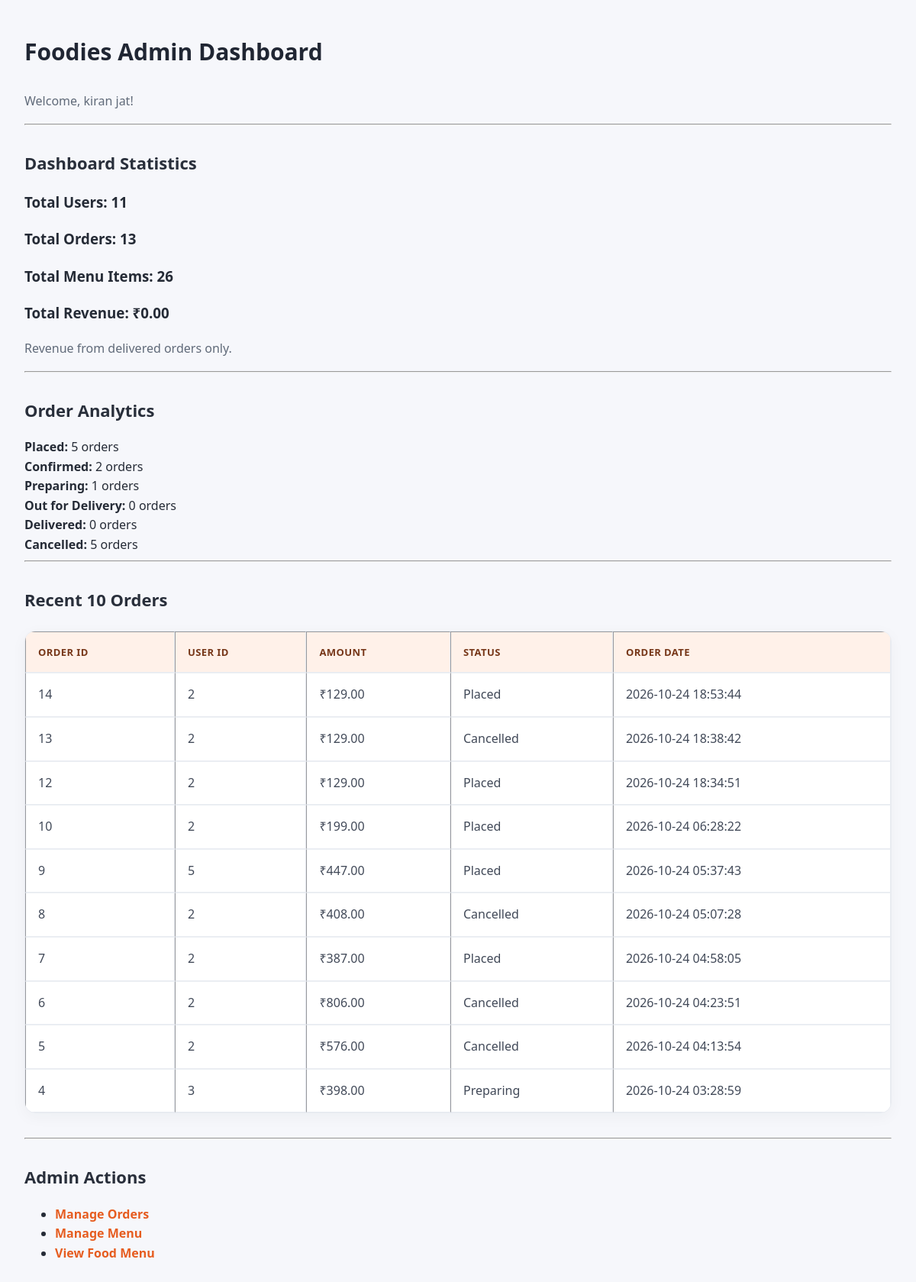
/admin/dashboard.php (signed in), run on the app's committed database.
### tables this page shows
CREATE TABLE `orders` (
  `id` int(11) NOT NULL AUTO_INCREMENT,
  `user_id` int(11) NOT NULL,
  `total_amount` decimal(10,2) NOT NULL,
  `status` varchar(30) NOT NULL DEFAULT 'Placed',
  `created_at` timestamp NOT NULL DEFAULT current_timestamp(),
  `delivery_name` varchar(150) DEFAULT NULL,
  `delivery_phone` varchar(15) DEFAULT NULL,
  `delivery_address` text DEFAULT NULL,
  PRIMARY KEY (`id`),
  KEY `user_id` (`user_id`),
  CONSTRAINT `orders_ibfk_1` FOREIGN KEY (`user_id`) REFERENCES `users` (`id`) ON DELETE CASCADE
);

### admin/dashboard.php (the view, shortened to what this page needs)
<?php
require_once "../config/admin_auth.php";
function e($value): string
{
    return htmlspecialchars((string)$value, ENT_QUOTES, "UTF-8");
}
$userQuery = $conn->query(
    "SELECT COUNT(*) AS total FROM users"
);
$totalUsers = $userQuery
    ? (int)$userQuery->fetch_assoc()["total"]
    : 0;
$orderQuery = $conn->query(
    "SELECT COUNT(*) AS total FROM orders"
);
$totalOrders = $orderQuery
    ? (int)$orderQuery->fetch_assoc()["total"]
    : 0;
$menuQuery = $conn->query(
    "SELECT COUNT(*) AS total FROM menu_items"
);
$totalMenuItems = $menuQuery
    ? (int)$menuQuery->fetch_assoc()["total"]
    : 0;
$revenueQuery = $conn->query(
    "SELECT COALESCE(SUM(total_amount), 0) AS revenue
     FROM orders
     WHERE status = 'Delivered'"
);
$totalRevenue = $revenueQuery
    ? (float)$revenueQuery->fetch_assoc()["revenue"]
    : 0;
$statusNames = [
    "Placed",
    "Confirmed",
    "Preparing",
    "Out for Delivery",
    "Delivered",
    "Cancelled"
];
$statusCounts = [];
foreach ($statusNames as $status) {
    $statusCounts[$status] = 0;
}
$statusQuery = $conn->query(
    "SELECT status, COUNT(*) AS total
     FROM orders
     GROUP BY status"
);
if ($statusQuery) {
    while ($row = $statusQuery->fetch_assoc()) {
        $status = $row["status"];
        if (array_key_exists($status, $statusCounts)) {
            $statusCounts[$status] = (int)$row["total"];
        }
    }
}
$recentOrders = $conn->query(
    "SELECT id, user_id, total_amount, status, created_at
     FROM orders
     ORDER BY created_at DESC, id DESC
     LIMIT 10"
);
?>
<!DOCTYPE html>
<html lang="en">
<head>
    <link rel="stylesheet" href="../assest/css/admin.css">
</head>
<body>
    <h1>Foodies Admin Dashboard</h1>
    <p>
        Welcome,
        <?= e($_SESSION["user_name"] ?? "Admin") ?>!
    </p>
    <hr>
    <h2>Dashboard Statistics</h2>
    <h3>Total Users: <?= $totalUsers ?></h3>
    <h3>Total Orders: <?= $totalOrders ?></h3>
    <h3>Total Menu Items: <?= $totalMenuItems ?></h3>
    <h3>Total Revenue: ₹<?= number_format($totalRevenue, 2) ?></h3>
    <p>Revenue from delivered orders only.</p>
    <hr>
    <h2>Order Analytics</h2>
    <?php foreach ($statusCounts as $status => $count): ?>
        <div>
            <strong><?= e($status) ?>:</strong>
            <?= $count ?> orders
        </div>
    <?php endforeach; ?>
    <hr>
    <h2>Recent 10 Orders</h2>
    <?php if ($recentOrders && $recentOrders->num_rows > 0): ?>
        <table border="1" cellpadding="8" cellspacing="0">
            <thead>
                <tr>
                    <th>Order ID</th>
                    <th>User ID</th>
                    <th>Amount</th>
                    <th>Status</th>
                    <th>Order Date</th>
                </tr>
            </thead>
            <tbody>
                <?php while ($order = $recentOrders->fetch_assoc()): ?>
                    <tr>
                        <td><?= (int)$order["id"] ?></td>
                        <td><?= (int)$order["user_id"] ?></td>
                        <td>₹<?= number_format((float)$order["total_amount"], 2) ?></td>
                        <td><?= e($order["status"]) ?></td>
                        <td><?= e($order["created_at"]) ?></td>
                    </tr>
                <?php endwhile; ?>
            </tbody>
        </table>
    <?php else: ?>
        <p>No orders found yet.</p>
    <?php endif; ?>
    <hr>
    <h2>Admin Actions</h2>
    <ul>
        <li><a href="orders.php">Manage Orders</a></li>
        <li><a href="menu.php">Manage Menu</a></li>
        <li><a href="../index.php">View Food Menu</a></li>
    </ul>
</body>
</html>

### assest/css/admin.css (style rules this page uses)
* { box-sizing: border-box; }
body { margin: 0; padding: 32px; font-family: "Segoe UI", Arial, sans-serif; background: #f6f7fb; color: #252b36; line-height: 1.6; }
body > h1, body > h2, body > p, body > form, body > table, body > section, body > div { max-width: 1250px; margin-left: auto; margin-right: auto; }
h1 { font-size: 30px; font-weight: 750; color: #202633; margin-top: 12px; margin-bottom: 28px; }
h2 { font-size: 22px; margin-top: 32px; margin-bottom: 18px; color: #292f3b; }
p { color: #606a79; }
a { color: #e65d20; text-decoration: none; font-weight: 600; }
table { width: 100%; max-width: 1250px; margin: 22px auto 32px; border-collapse: separate; border-spacing: 0; background: #fff; border: 1px solid #e8ebf1; border-radius: 14px; overflow: hidden; box-shadow: 0 5px 20px rgba(30, 40, 60, 0.04); }
th { background: #fff1e9; color: #773719; text-align: left; font-size: 13px; text-transform: uppercase; letter-spacing: 0.4px; padding: 16px; }
td { padding: 15px 16px; border-top: 1px solid #edf0f4; color: #414958; vertical-align: middle; }

### data on the page
orders: id "14", user "2", total_amount "129.00", status "Placed", created_at "2026-10-24 18:53:44"
orders: id "13", user "2", total_amount "129.00", status "Cancelled", created_at "2026-10-24 18:38:42"
orders: id "12", user "2", total_amount "129.00", status "Placed", created_at "2026-10-24 18:34:51"
orders: id "10", user "2", total_amount "199.00", status "Placed", created_at "2026-10-24 06:28:22"
orders: id "9", user "5", total_amount "447.00", status "Placed", created_at "2026-10-24 05:37:43"
orders: id "8", user "2", total_amount "408.00", status "Cancelled", created_at "2026-10-24 05:07:28"
orders: id "7", user "2", total_amount "387.00", status "Placed", created_at "2026-10-24 04:58:05"
orders: id "6", user "2", total_amount "806.00", status "Cancelled", created_at "2026-10-24 04:23:51"
orders: id "5", user "2", total_amount "576.00", status "Cancelled", created_at "2026-10-24 04:13:54"
orders: id "4", user "3", total_amount "398.00", status "Preparing", created_at "2026-10-24 03:28:59"

### other printed values
$_SESSION["user_name"] "kiran jat"
$totalUsers "11"
$totalOrders "13"
$totalMenuItems "26"
$totalRevenue "0.00"
$status "Placed"
$count "5"
$status "Confirmed"
$count "2"
$status "Preparing"
$count "1"
$status "Out for Delivery"
$count "0"
$status "Delivered"
$status "Cancelled"
